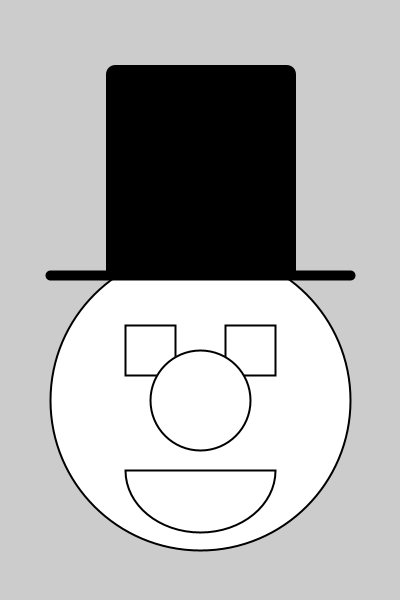
Frame 1 (no input)
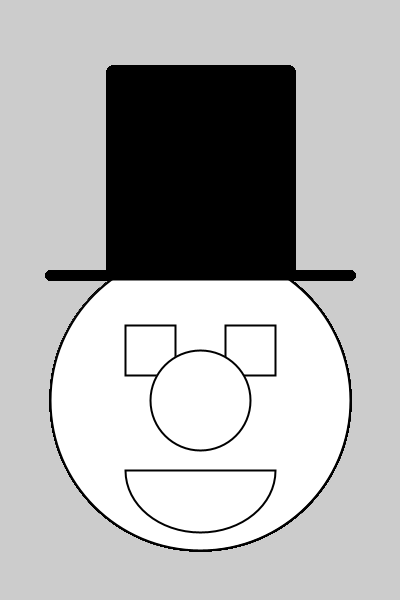
Frame 60 (the mouse pressed at the canvas centre just before this capture)
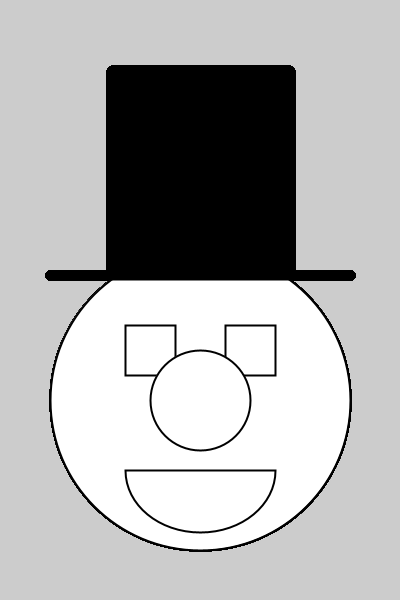
Frame 120 (the mouse held since frame 60 and released just before this capture)

The Processing sketch that drew these frames (run headless with seeded random() and noise(); from frame 60 on, the mouse is pressed at the canvas centre):

// Processing sketch: Draw_me_a_man
// ── Draw_me_a_man.pde

void setup(){
  size(400,600);
}

void draw(){
  
  //Hoved
  strokeWeight(2);
  fill(255, 255, 255);
  circle(200, 400, 300);
 
  //Det ene øje
  strokeWeight(2);
  fill(255, 255, 255);
  square(225, 325, 50);

  //Det andet øje
  strokeWeight(2);
  fill(255, 255, 255);
  square(125, 325, 50);

  //Næse
  strokeWeight(2);
  fill(255, 255, 255);
  circle(200, 400, 100);
  
  //Mund
  strokeWeight(2);
  fill(255, 255, 255);
  arc(200, 470, 150, 125, 0, PI, CHORD);
  
  //Skygge på 
  strokeWeight(10);
  strokeCap(ROUND);
  line(50, 275, 350, 275);
  
  //Hoved gemmer
  strokeWeight(15);
  fill(0, 0, 0);
  rect(113, 72, 175, 200, ROUND);
}
